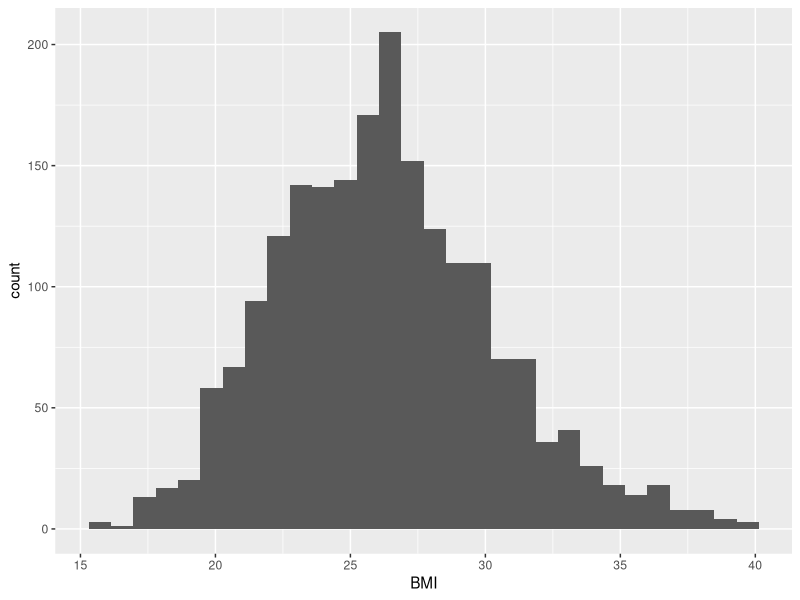
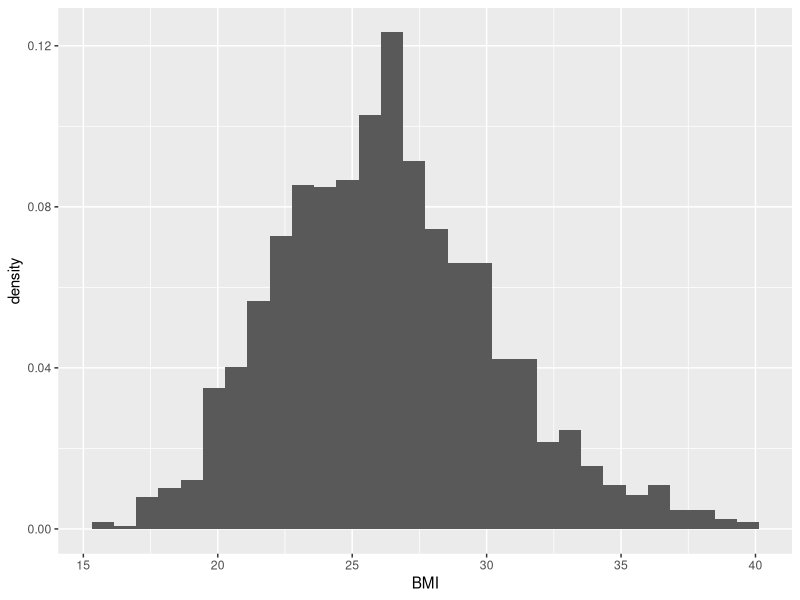
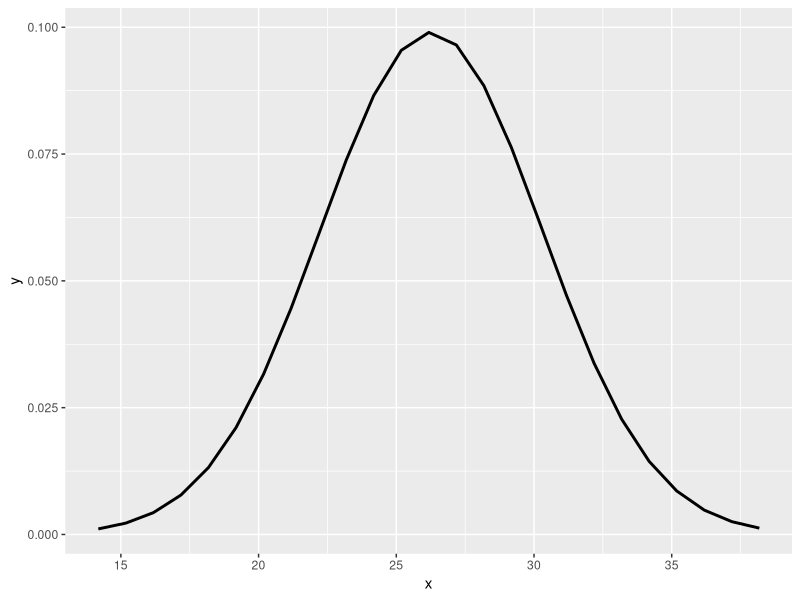
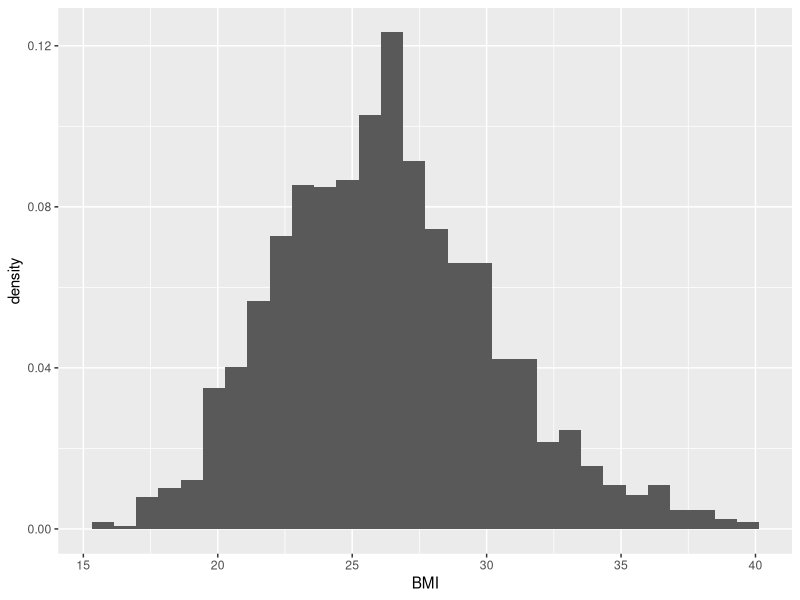
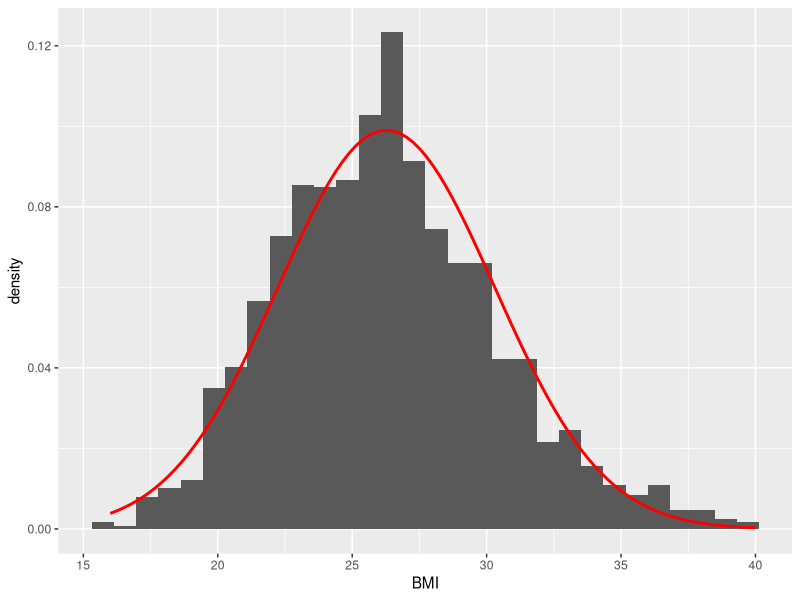
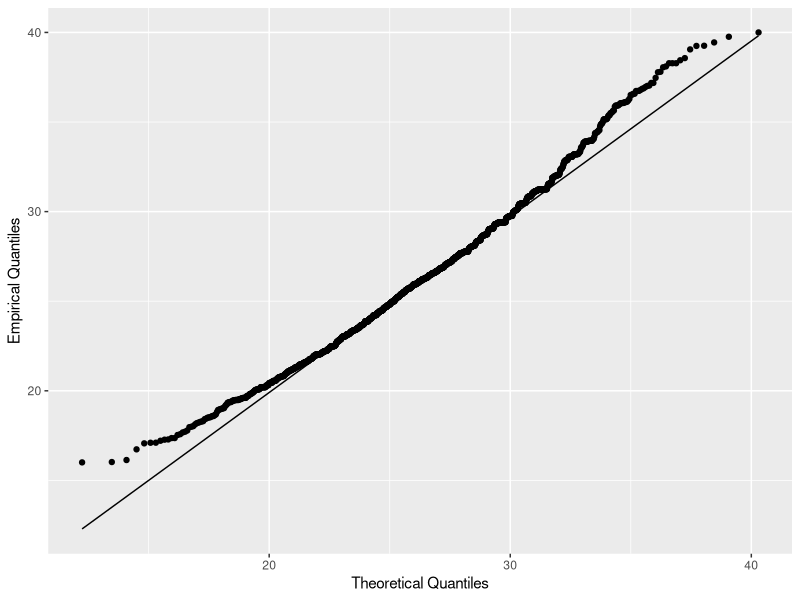
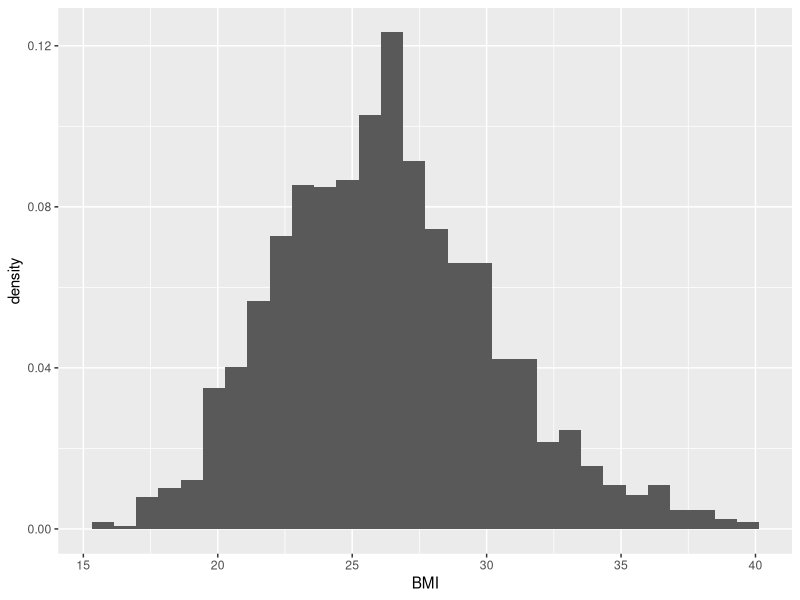
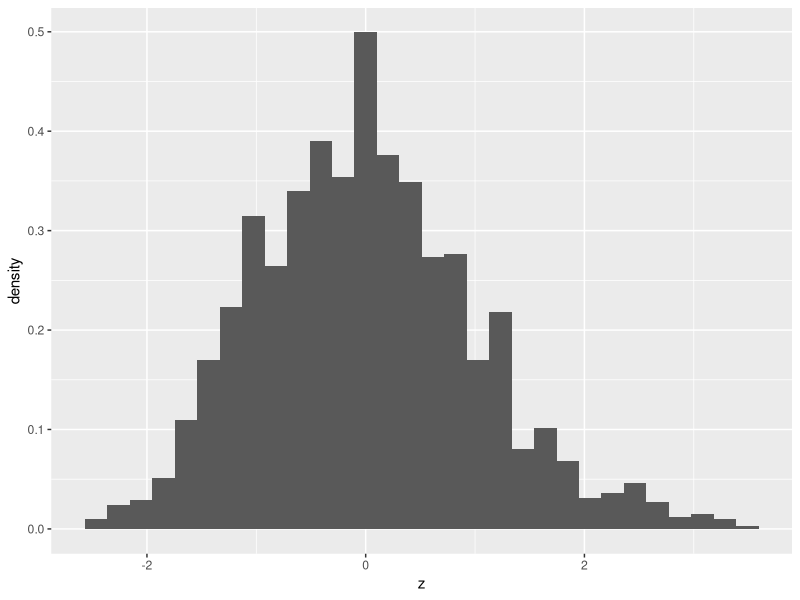

R code for these plots, in order:
## ---- chunk 1
knitr::opts_chunk$set(echo = TRUE)
## ---- chunk 2
ess <- readxl::read_excel("ess_hun_2024.xlsx")
str(ess)
## ---- chunk 3
ess$BMI <- ess$Weight/(ess$Height/100)^2
head(ess$BMI)
## ---- chunk 4
sum(is.na(ess$BMI))
## ---- chunk 5
ess_small <- ess[!is.na(ess$BMI),c("idno", "BMI")]
str(ess_small)
## ---- chunk 6
length(unique(ess_small$BMI))
## ---- chunk 7
library(ggplot2)
ggplot(ess_small, aes(x=BMI)) + geom_histogram()
## ---- chunk 8
ggplot(ess_small, aes(x=BMI)) +
  geom_histogram(aes(y = after_stat(density)))
## ---- chunk 9
mu = mean(ess_small$BMI)
szigma = sd(ess_small$BMI)

x <- seq(mu-3*szigma, mu+3*szigma)
y <- dnorm(x, mean = mu, sd = szigma)

DFRajz <- data.frame(x=x, y=y)

library(ggplot2)
ggplot(DFRajz, aes(x=x, y=y)) + geom_line(linewidth=1)
## ---- chunk 10
mu = mean(ess_small$BMI)
sigma = sd(ess_small$BMI)
c(mu, sigma)
## ---- chunk 11
mu = mean(ess_small$BMI)
sigma = sd(ess_small$BMI)

dnorm(20.6, mean = mu, sd = sigma)
## ---- chunk 12
ggplot(ess_small, aes(x=BMI)) +
  geom_histogram(aes(y = after_stat(density)))
## ---- chunk 13
RcmdrMisc::binnedCounts(ess_small$BMI, breaks = 30)
## ---- chunk 14
pnorm(18.5, mean = mu, sd = sigma)
## ---- chunk 15
1 - pnorm(30, mean = mu, sd = sigma)
## ---- chunk 16
pnorm(24.9, mean = mu, sd = sigma) - pnorm(18.5, mean = mu, sd = sigma)
## ---- chunk 17
mean(ess_small$BMI < 18.5)
1 - mean(ess_small$BMI < 30)
mean(ess_small$BMI < 24.9) - mean(ess_small$BMI < 18.5)
## ---- chunk 18
1 - mean(ess_small$BMI < 30)
## ---- chunk 19
1 - pnorm(30, mean = mu, sd = sigma)
## ---- chunk 20
mu = mean(ess_small$BMI)
sigma = sd(ess_small$BMI)

ggplot(ess_small, aes(x=BMI)) +
  geom_histogram(aes(y = after_stat(density))) +
  stat_function(
                fun = dnorm, 
                args = list(mean = mu, sd = sigma),
                col = 'red',
                linewidth = 1)
## ---- chunk 21
mean(ess_small$BMI > 40)
1 - pnorm(40, mean = mu, sd = sigma)
## ---- chunk 22
mean(ess_small$BMI < 16)
pnorm(16, mean = mu, sd = sigma)
## ---- chunk 23
quantile(ess_small$BMI, probs = c(0.25, 0.5, 0.75))
## ---- chunk 24
qnorm(0.05, mean = mu, sd = sigma)
## ---- chunk 25
quantile(ess_small$BMI, 0.05)
## ---- chunk 26
quantile(ess_small$BMI, (1-0.005))
qnorm((1-0.005), mean = mu, sd = sigma)
## ---- chunk 27
ggplot(ess_small, aes(sample = BMI)) +
  stat_qq(distribution = qnorm, dparams = c(mu, sigma)) +
  stat_qq_line(distribution = qnorm, dparams = c(mu, sigma)) +
  labs(x="Theoretical Quantiles", y="Empirical Quantiles")
## ---- chunk 28
library(psych)
describe(ess_small$BMI)
## ---- chunk 29
ggplot(ess_small, aes(x=BMI)) +
  geom_histogram(aes(y = after_stat(density)))
## ---- chunk 30
ess_small$z <- (ess_small$BMI - mean(ess_small$BMI))/sd(ess_small$BMI)
c(mean(ess_small$z), sd(ess_small$z))
## ---- chunk 31
ggplot(ess_small, aes(x=z)) + geom_histogram(aes(y=after_stat(density)))
## ---- chunk 32
pnorm(2) - pnorm(-2)
## ---- chunk 33
ess_small[ess_small$z < -2 | ess_small$z > 2,]
## ---- chunk 34
mean(is.na(ess$AlcoholWeekend))
ess_small <- ess[!is.na(ess$AlcoholWeekend),c("idno", "AlcoholWeekend")]
hist(ess_small$AlcoholWeekend)
## ---- chunk 35
x <- seq(min(ess$AlcoholWeekend, na.rm = TRUE), max(ess$AlcoholWeekend, na.rm = TRUE))
y <- dexp(x, rate = 1/mean(ess$AlcoholWeekend, na.rm = TRUE))

DFRajz <- data.frame(x=x, y=y)

ggplot(DFRajz, aes(x=x, y=y)) + geom_line(linewidth=1)
## ---- chunk 36
knitr::include_app("https://kola992.shinyapps.io/normaldensityplot/?distr=Exp",
                   height = "500px")
## ---- chunk 37
c(mean(ess_small$AlcoholWeekend), sd(ess_small$AlcoholWeekend))
## ---- chunk 38
sample_mean <- mean(ess_small$AlcoholWeekend)
lambda <- 1/sample_mean
c(lambda, sample_mean)
## ---- chunk 39
dexp(98, rate = lambda)
## ---- chunk 40
ggplot(ess_small, aes(x=AlcoholWeekend)) +
  geom_histogram(aes(y = after_stat(density))) +
  stat_function(fun = dexp, 
                args = list(rate = lambda),
                col = 'red',
                linewidth = 1)
## ---- chunk 41
ggplot(ess_small, aes(sample = AlcoholWeekend)) +
  stat_qq(distribution = qexp, dparams = lambda) +
  stat_qq_line(distribution = qexp, dparams = lambda) +
  labs(x="Theoretical Quantiles", y="Empirical Quantiles")
## ---- chunk 42
1 - pexp(98, rate = lambda)
## ---- chunk 43
pexp(224, rate = lambda) - pexp(98, rate = lambda)
## ---- chunk 44
qexp(0.99, rate = lambda)
## ---- chunk 45
mean(is.na(ess$DailyNetUse))
ess_small <- ess[!is.na(ess$DailyNetUse),c("idno", "DailyNetUse")]
hist(ess_small$DailyNetUse)
## ---- chunk 46
x <- seq(0, 3, 0.001)
y_1 <- dlnorm(x, mean = 0, sd = 0.25)
y_2 <- dlnorm(x, mean = 0, sd = 1)
y_3 <- dlnorm(x, mean = 0, sd = 0.5)
y_4 <- dlnorm(x, mean = 1, sd = 0.25)
y_5 <- dlnorm(x, mean = 1, sd = 1)
y_6 <- dlnorm(x, mean = 1, sd = 0.5)

DFRajz <- data.frame(x=x,
                     y=y_1,
                     y2=y_2,
                     y3=y_3,
                     y4=y_4,
                     y5=y_5,
                     y6=y_6)

ggplot(DFRajz, aes(x=x)) +
  geom_line(aes(y=y, color="mu=0, sigma=0.25"), linewidth=1) +
  geom_line(aes(y=y2, color="mu=0, sigma=1"), linewidth=1) +
  geom_line(aes(y=y3, color="mu=0, sigma=0.5"), linewidth=1) +
  geom_line(aes(y=y4, color="mu=1, sigma=0.25"), linewidth=1) +
  geom_line(aes(y=y5, color="mu=1, sigma=1"), linewidth=1) +
  geom_line(aes(y=y6, color="mu=1, sigma=0.5"), linewidth=1)
## ---- chunk 47
sample_mean <- mean(ess_small$DailyNetUse)
sample_sd <- sd(ess_small$DailyNetUse)

mu <- log(sample_mean/(sqrt(1+sample_sd^2/sample_mean)))
sigma <- sqrt(log(1+sample_sd^2/sample_mean))

c(mu,sigma)
## ---- chunk 48
dlnorm(300, meanlog = mu, sdlog = sigma)
## ---- chunk 49
ggplot(ess_small, aes(x=DailyNetUse)) +
  geom_histogram(aes(y = after_stat(density))) +
  stat_function(fun = dlnorm, 
                args = list(meanlog = mu, sdlog = sigma),
                col = 'red',
                linewidth = 1)
## ---- chunk 50
ggplot(ess_small, aes(sample = DailyNetUse)) +
  stat_qq(distribution = qlnorm, dparams = c(mu, sigma)) +
  stat_qq_line(distribution = qlnorm, dparams = c(mu, sigma)) +
  labs(x="Theoretical Quantiles", y="Empirical Quantiles")
## ---- chunk 51
sample_median <- median(ess_small$DailyNetUse)

mu <- log(sample_median)
sigma <- 2*(log(sample_mean)-log(sample_median))
c(mu,sigma)

ggplot(ess_small, aes(x=DailyNetUse)) +
  geom_histogram(aes(y = after_stat(density))) +
  stat_function(fun = dlnorm, 
                args = list(meanlog = mu, sdlog = sigma),
                col = 'red',
                linewidth = 1)

ggplot(ess_small, aes(sample = DailyNetUse)) +
  stat_qq(distribution = qlnorm, dparams = c(mu, sigma)) +
  stat_qq_line(distribution = qlnorm, dparams = c(mu, sigma)) +
  labs(x="Theoretical Quantiles", y="Empirical Quantiles")
## ---- chunk 52
plnorm(120, meanlog = mu, sdlog = sigma)
## ---- chunk 53
qlnorm(0.9, meanlog = mu, sdlog = sigma)
## ---- chunk 54
x <- seq(-3, 3, 0.001)
y_1 <- dnorm(x)
y_2 <- dt(x, df=50)
y_3 <- dt(x, df=30)
y_4 <- dt(x, df=15)
y_5 <- dt(x, df=5)

DFRajz <- data.frame(x=x,
                     y=y_1,
                     y2=y_2,
                     y3=y_3,
                     y4=y_4,
                     y5=y_5)

ggplot(DFRajz, aes(x=x)) +
  geom_line(aes(y=y, color="standard normal"), linewidth=1.5) +
  geom_line(aes(y=y2, color="v=50"), linewidth=1) +
  geom_line(aes(y=y3, color="v=30"), linewidth=1) +
  geom_line(aes(y=y4, color="v=15"), linewidth=1) +
  geom_line(aes(y=y5, color="v=5"), linewidth=1)
## ---- chunk 55
pnorm(2) - pnorm(-2)
## ---- chunk 56
pt(2, df=5) - pt(-2, df=5)
